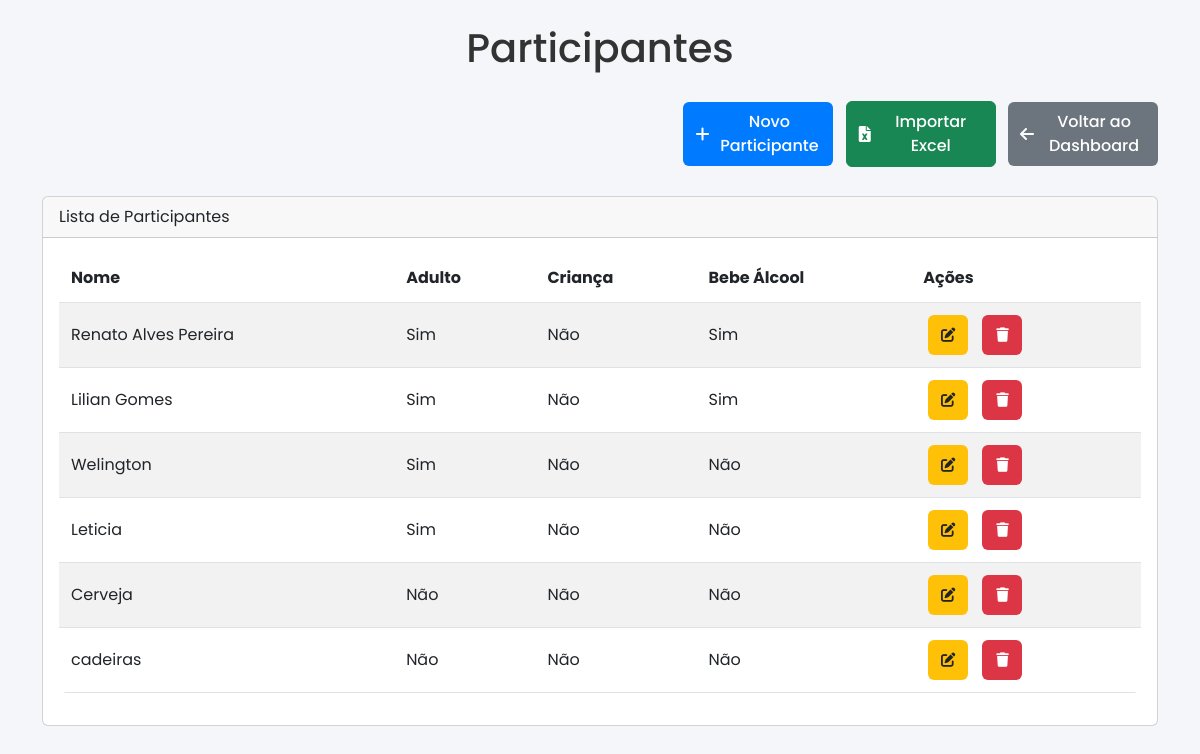
The page /participantes (signed in) on the database as committed earlier.
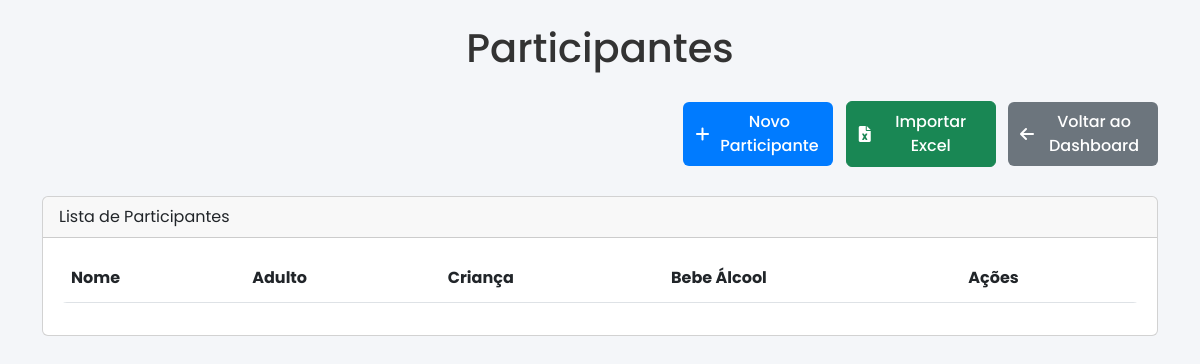
The same page on the database as committed later.
### tables this page shows
CREATE TABLE participantes (
            id INTEGER PRIMARY KEY AUTOINCREMENT,
            nome TEXT NOT NULL,
            adulto INTEGER NOT NULL,
            crianca INTEGER NOT NULL,
            bebe_alcool INTEGER NOT NULL
        );

### app.py (the view, shortened to what this page needs)
@app.route('/participantes', methods=['GET', 'POST'])
@login_required
def controle_participantes():
    with get_db_connection() as conn:
        try:
            participantes = conn.execute('SELECT * FROM participantes').fetchall()
            return render_template('participantes.html', participantes=participantes, is_root=session.get('is_root', False))
        except sqlite3.Error as e:
            conn.rollback()
            logger.error(f"Erro em participantes: {e}")
            return "Erro no banco de dados!", 500

### app.py (called while the page is built)
def get_db_connection():
    conn = sqlite3.connect('festa.db')
    conn.row_factory = sqlite3.Row
    conn.execute('PRAGMA busy_timeout = 30000')  # Aumentar o timeout para 30 segundos
    return conn

def login_required(f):
    @wraps(f)
    def decorated_function(*args, **kwargs):
        if 'user_id' not in session:
            return redirect(url_for('login'))
        return f(*args, **kwargs)
    return decorated_function

@app.before_request
def load_logged_in_user():
    user_id = session.get('user_id')
    if user_id is None:
        g.user = None
    else:
        conn = get_db_connection()
        g.user = conn.execute('SELECT * FROM usuarios WHERE id = ?', (user_id,)).fetchone()
        conn.close()

### templates/participantes.html (shortened to what this page needs)
<!DOCTYPE html>
<html lang="pt-br">
<head>
    <link href="https://cdn.jsdelivr.net/npm/bootstrap@5.3.0/dist/css/bootstrap.min.css" rel="stylesheet">
    <link rel="stylesheet" href="https://cdnjs.cloudflare.com/ajax/libs/font-awesome/6.0.0-beta3/css/all.min.css">
    <link rel="stylesheet" href="{{ url_for('static', filename='style.css') }}">
</head>
<body>
    <div class="container">
        <h1 class="my-4 text-center">Participantes</h1>
        <div class="mb-4 text-end">
            {% if is_root %}
            <button class="btn btn-primary" data-bs-toggle="modal" data-bs-target="#novoParticipanteModal">
                <i class="fas fa-plus me-2"></i>Novo Participante
            </button>
            <button class="btn btn-success ms-2" data-bs-toggle="modal" data-bs-target="#importarExcelModal">
                <i class="fas fa-file-excel me-2"></i>Importar Excel
            </button>
            {% endif %}
            <a href="{{ url_for('index') }}" class="btn btn-secondary ms-2">
                <i class="fas fa-arrow-left me-2"></i>Voltar ao Dashboard
            </a>
        </div>
        <div class="card">
            <div class="card-header">
                Lista de Participantes
            </div>
            <div class="card-body">
                <div class="table-responsive">
                    <table class="table table-striped">
                        <thead>
                            <tr>
                                <th>Nome</th>
                                <th class="hide-on-mobile">Adulto</th>
                                <th class="hide-on-mobile">Criança</th>
                                <th class="hide-on-mobile">Bebe Álcool</th>
                                <th>Ações</th>
                            </tr>
                        </thead>
                        <tbody>
                            {% for participante in participantes %}
                            <tr>
                                <td>{{ participante['nome'] }}</td>
                                <td class="hide-on-mobile">{{ 'Sim' if participante['adulto'] else 'Não' }}</td>
                                <td class="hide-on-mobile">{{ 'Sim' if participante['crianca'] else 'Não' }}</td>
                                <td class="hide-on-mobile">{{ 'Sim' if participante['bebe_alcool'] else 'Não' }}</td>
                                <td>
                                    {% if is_root %}
                                    <a href="{{ url_for('editar_participante', id=participante['id']) }}" class="btn btn-warning btn-sm">
                                        <i class="fas fa-edit"></i>
                                    </a>
                                    <a href="{{ url_for('excluir_participante', id=participante['id']) }}" class="btn btn-danger btn-sm" onclick="return confirm('Tem certeza que deseja excluir este participante?')">
                                        <i class="fas fa-trash"></i>
                                    </a>
                                    {% endif %}
                                </td>
                            </tr>
                            {% endfor %}
                        </tbody>
                    </table>
                </div>
            </div>
        </div>
    </div>
</body>
</html>

### static/style.css (style rules this page uses)
* { margin: 0; padding: 0; box-sizing: border-box; }
body { font-family: 'Poppins', sans-serif; background-color: #f4f6f9; color: #333; }
.btn { display: inline-flex; align-items: center; justify-content: center; padding: 10px 20px; font-size: 1rem; font-weight: 500; border-radius: 8px; text-decoration: none; transition: all 0.3s ease; width: 100%; max-width: 200px; margin: 5px 0; }
.btn-primary { background-color: #007bff; color: white; border: none; }
.btn-secondary { background-color: #6c757d; color: white; border: none; }
.table { width: 100%; margin-bottom: 1rem; background-color: white; border-radius: 8px; overflow: hidden; }
.table th, .table td { padding: 12px; vertical-align: middle; }

### templates/participantes.html (style rules this page uses)
.btn { width: 150px; padding: 8px 12px; font-size: 1rem; border-radius: 6px; }

Rows that differ between the two databases and show on the page:
removed participantes: nome "Renato Alves Pereira", adulto "Sim", crianca "Não", bebe_alcool "Sim"
removed participantes: nome "Lilian Gomes", adulto "Sim", crianca "Não", bebe_alcool "Sim"
removed participantes: nome "Welington", adulto "Sim", crianca "Não", bebe_alcool "Não"
removed participantes: nome "Leticia", adulto "Sim", crianca "Não", bebe_alcool "Não"
removed participantes: nome "Cerveja", adulto "Não", crianca "Não", bebe_alcool "Não"
removed participantes: nome "cadeiras", adulto "Não", crianca "Não", bebe_alcool "Não"
